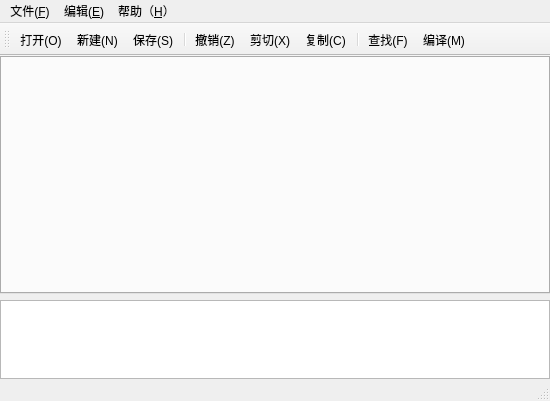
<?xml version="1.0" encoding="UTF-8"?>
<ui version="4.0">
 <class>MainWindow</class>
 <widget class="QMainWindow" name="MainWindow">
  <property name="geometry">
   <rect>
    <x>0</x>
    <y>0</y>
    <width>550</width>
    <height>401</height>
   </rect>
  </property>
  <property name="windowTitle">
   <string>MainWindow</string>
  </property>
  <property name="windowIcon">
   <iconset resource="res.qrc">
    <normaloff>:/icon/wintitle.png</normaloff>:/icon/wintitle.png</iconset>
  </property>
  <widget class="QWidget" name="centralWidget">
   <layout class="QGridLayout" name="gridLayout">
    <property name="leftMargin">
     <number>0</number>
    </property>
    <property name="topMargin">
     <number>0</number>
    </property>
    <property name="rightMargin">
     <number>0</number>
    </property>
    <property name="bottomMargin">
     <number>0</number>
    </property>
    <property name="spacing">
     <number>0</number>
    </property>
    <item row="0" column="0">
     <layout class="QHBoxLayout" name="horizontalLayout" stretch="0">
      <property name="spacing">
       <number>0</number>
      </property>
      <item>
       <layout class="QVBoxLayout" name="verticalLayout" stretch="6,2">
        <item>
         <widget class="QTabWidget" name="titletabWidget">
          <property name="currentIndex">
           <number>-1</number>
          </property>
          <property name="tabsClosable">
           <bool>true</bool>
          </property>
          <property name="movable">
           <bool>true</bool>
          </property>
          <property name="tabBarAutoHide">
           <bool>false</bool>
          </property>
         </widget>
        </item>
        <item>
         <widget class="QListView" name="listView"/>
        </item>
       </layout>
      </item>
     </layout>
    </item>
   </layout>
  </widget>
  <widget class="QMenuBar" name="menuBar">
   <property name="geometry">
    <rect>
     <x>0</x>
     <y>0</y>
     <width>550</width>
     <height>23</height>
    </rect>
   </property>
   <widget class="QMenu" name="menu_F">
    <property name="title">
     <string>文件(&amp;F)</string>
    </property>
    <addaction name="action_New"/>
    <addaction name="action_Open"/>
    <addaction name="action_Close"/>
    <addaction name="separator"/>
    <addaction name="action_Save"/>
    <addaction name="action_SaveAs"/>
    <addaction name="separator"/>
    <addaction name="action_Exit"/>
   </widget>
   <widget class="QMenu" name="menujhkjhk">
    <property name="title">
     <string>编辑(&amp;E)</string>
    </property>
    <addaction name="action_Undo"/>
    <addaction name="separator"/>
    <addaction name="action_Cut"/>
    <addaction name="action_Copy"/>
    <addaction name="action_Paste"/>
    <addaction name="separator"/>
    <addaction name="action_Find"/>
   </widget>
   <widget class="QMenu" name="menu_H">
    <property name="title">
     <string>帮助（&amp;H）</string>
    </property>
   </widget>
   <addaction name="menu_F"/>
   <addaction name="menujhkjhk"/>
   <addaction name="menu_H"/>
  </widget>
  <widget class="QToolBar" name="mainToolBar">
   <attribute name="toolBarArea">
    <enum>TopToolBarArea</enum>
   </attribute>
   <attribute name="toolBarBreak">
    <bool>false</bool>
   </attribute>
   <addaction name="action_Open"/>
   <addaction name="action_New"/>
   <addaction name="action_Save"/>
   <addaction name="separator"/>
   <addaction name="action_Undo"/>
   <addaction name="action_Cut"/>
   <addaction name="action_Copy"/>
   <addaction name="separator"/>
   <addaction name="action_Find"/>
   <addaction name="action_compile"/>
  </widget>
  <widget class="QStatusBar" name="statusBar"/>
  <action name="action_New">
   <property name="icon">
    <iconset resource="res.qrc">
     <normaloff>:/e/icon/filenew.png</normaloff>:/e/icon/filenew.png</iconset>
   </property>
   <property name="text">
    <string>新建(&amp;N)</string>
   </property>
   <property name="toolTip">
    <string>新建(N)</string>
   </property>
   <property name="shortcut">
    <string>Ctrl+N</string>
   </property>
  </action>
  <action name="action_Open">
   <property name="icon">
    <iconset resource="res.qrc">
     <normaloff>:/e/icon/fileopen.png</normaloff>:/e/icon/fileopen.png</iconset>
   </property>
   <property name="text">
    <string>打开(&amp;O)</string>
   </property>
  </action>
  <action name="action_Close">
   <property name="icon">
    <iconset resource="res.qrc">
     <normaloff>:/e/icon/gtk-close.png</normaloff>:/e/icon/gtk-close.png</iconset>
   </property>
   <property name="text">
    <string>关闭(&amp;C)</string>
   </property>
  </action>
  <action name="action_Save">
   <property name="icon">
    <iconset resource="res.qrc">
     <normaloff>:/e/icon/filesave.png</normaloff>:/e/icon/filesave.png</iconset>
   </property>
   <property name="text">
    <string>保存(&amp;S)</string>
   </property>
  </action>
  <action name="action_SaveAs">
   <property name="icon">
    <iconset theme="save" resource="res.qrc">
     <normaloff>:/e/icon/filesaveas.png</normaloff>:/e/icon/filesaveas.png</iconset>
   </property>
   <property name="text">
    <string>另存为(&amp;A)</string>
   </property>
  </action>
  <action name="action_Exit">
   <property name="icon">
    <iconset resource="res.qrc">
     <normaloff>:/e/icon/application-exit.png</normaloff>:/e/icon/application-exit.png</iconset>
   </property>
   <property name="text">
    <string>退出(&amp;X)</string>
   </property>
  </action>
  <action name="action_Undo">
   <property name="icon">
    <iconset resource="res.qrc">
     <normaloff>:/e/icon/edit-redo.png</normaloff>:/e/icon/edit-redo.png</iconset>
   </property>
   <property name="text">
    <string>撤销(&amp;Z)</string>
   </property>
  </action>
  <action name="action_Cut">
   <property name="icon">
    <iconset resource="res.qrc">
     <normaloff>:/e/icon/edit-cut.png</normaloff>:/e/icon/edit-cut.png</iconset>
   </property>
   <property name="text">
    <string>剪切(&amp;X)</string>
   </property>
  </action>
  <action name="action_Copy">
   <property name="icon">
    <iconset resource="res.qrc">
     <normaloff>:/e/icon/edit-copy.png</normaloff>:/e/icon/edit-copy.png</iconset>
   </property>
   <property name="text">
    <string>复制(&amp;C)</string>
   </property>
  </action>
  <action name="action_Paste">
   <property name="icon">
    <iconset resource="res.qrc">
     <normaloff>:/e/icon/edit-paste.png</normaloff>:/e/icon/edit-paste.png</iconset>
   </property>
   <property name="text">
    <string>粘贴(&amp;V)</string>
   </property>
  </action>
  <action name="action_Find">
   <property name="icon">
    <iconset resource="res.qrc">
     <normaloff>:/e/icon/edit-find.png</normaloff>:/e/icon/edit-find.png</iconset>
   </property>
   <property name="text">
    <string>查找(&amp;F)</string>
   </property>
   <property name="visible">
    <bool>true</bool>
   </property>
  </action>
  <action name="actiontest">
   <property name="text">
    <string>test</string>
   </property>
  </action>
  <action name="action_compile">
   <property name="icon">
    <iconset>
     <normaloff>icon/gnome-run.png</normaloff>icon/gnome-run.png</iconset>
   </property>
   <property name="text">
    <string>编译(&amp;M)</string>
   </property>
  </action>
 </widget>
 <layoutdefault spacing="6" margin="11"/>
 <resources>
  <include location="res.qrc"/>
 </resources>
 <connections/>
</ui>
